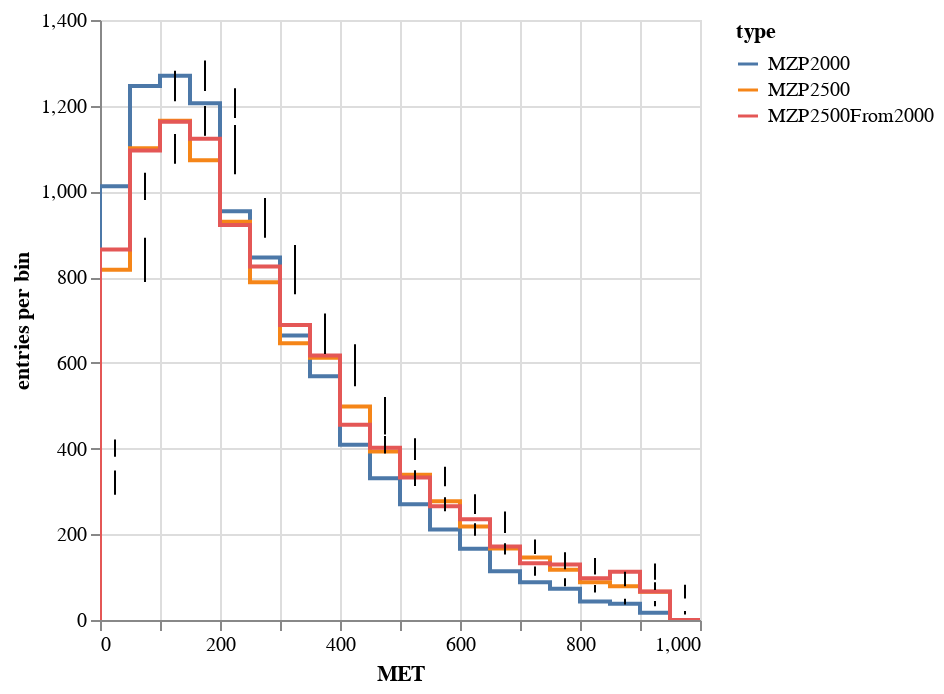

The notebook cell this image was saved under:
### Code cell
variable = 'TruthMET_met'
histogram = Hist(bin("MET", 20, 0, 1000), groupby('type'), weight="w")
histogram.fill(MET=arr_MZp2p0[variable]*0.001, type="MZP2000", w=np.ones(10000))
histogram.fill(MET=arr_MZp2p5[variable]*0.001, type="MZP2500", w=np.ones(10000))
histogram.fill(MET=arr_MZp2p0[variable]*0.001, w=weights_MZp2000to2500, type="MZP2500From2000")
histogram.overlay("type").step("MET", error=True)

### Figure 1 — Vega-Lite specification as saved in the notebook (floating-point values rounded to 4 significant figures)
{"$schema": "https://vega.github.io/schema/vega-lite/v2.json", "data": {"values": [{"a0": "MZP2000", "a1": 0, "a1c": 0, "a2": 0, "a3": 0}, {"a0": "MZP2000", "a1": 1e-07, "a1c": 25, "a2": 401, "a3": 20.02}, {"a0": "MZP2000", "a1": 50, "a1c": 75, "a2": 1012, "a3": 31.81}, {"a0": "MZP2000", "a1": 100, "a1c": 125, "a2": 1246, "a3": 35.3}, {"a0": "MZP2000", "a1": 150, "a1c": 175, "a2": 1270, "a3": 35.64}, {"a0": "MZP2000", "a1": 200, "a1c": 225, "a2": 1206, "a3": 34.73}, {"a0": "MZP2000", "a1": 250, "a1c": 275, "a2": 954, "a3": 30.89}, {"a0": "MZP2000", "a1": 300, "a1c": 325, "a2": 846, "a3": 29.09}, {"a0": "MZP2000", "a1": 350, "a1c": 375, "a2": 664, "a3": 25.77}, {"a0": "MZP2000", "a1": 400, "a1c": 425, "a2": 569, "a3": 23.85}, {"a0": "MZP2000", "a1": 450, "a1c": 475, "a2": 409, "a3": 20.22}, {"a0": "MZP2000", "a1": 500, "a1c": 525, "a2": 331, "a3": 18.19}, {"a0": "MZP2000", "a1": 550, "a1c": 575, "a2": 270, "a3": 16.43}, {"a0": "MZP2000", "a1": 600, "a1c": 625, "a2": 211, "a3": 14.53}, {"a0": "MZP2000", "a1": 650, "a1c": 675, "a2": 166, "a3": 12.88}, {"a0": "MZP2000", "a1": 700, "a1c": 725, "a2": 114, "a3": 10.68}, {"a0": "MZP2000", "a1": 750, "a1c": 775, "a2": 88, "a3": 9.381}, {"a0": "MZP2000", "a1": 800, "a1c": 825, "a2": 73, "a3": 8.544}, {"a0": "MZP2000", "a1": 850, "a1c": 875, "a2": 43, "a3": 6.557}, {"a0": "MZP2000", "a1": 900, "a1c": 925, "a2": 38, "a3": 6.164}, {"a0": "MZP2000", "a1": 950, "a1c": 975, "a2": 17, "a3": 4.123}, {"a0": "MZP2000", "a1": 1000, "a1c": 1000, "a2": 0, "a3": 0}, {"a0": "MZP2500", "a1": 0, "a1c": 0, "a2": 0, "a3": 0}, {"a0": "MZP2500", "a1": 1e-07, "a1c": 25, "a2": 310, "a3": 17.61}, {"a0": "MZP2500", "a1": 50, "a1c": 75, "a2": 817, "a3": 28.58}, {"a0": "MZP2500", "a1": 100, "a1c": 125, "a2": 1101, "a3": 33.18}, {"a0": "MZP2500", "a1": 150, "a1c": 175, "a2": 1165, "a3": 34.13}, {"a0": "MZP2500", "a1": 200, "a1c": 225, "a2": 1073, "a3": 32.76}, {"a0": "MZP2500", "a1": 250, "a1c": 275, "a2": 929, "a3": 30.48}, {"a0": "MZP2500", "a1": 300, "a1c": 325, "a2": 788, "a3": 28.07}, {"a0": "MZP2500", "a1": 350, "a1c": 375, "a2": 646, "a3": 25.42}, {"a0": "MZP2500", "a1": 400, "a1c": 425, "a2": 612, "a3": 24.74}, {"a0": "MZP2500", "a1": 450, "a1c": 475, "a2": 498, "a3": 22.32}, {"a0": "MZP2500", "a1": 500, "a1c": 525, "a2": 393, "a3": 19.82}, {"a0": "MZP2500", "a1": 550, "a1c": 575, "a2": 339, "a3": 18.41}, {"a0": "MZP2500", "a1": 600, "a1c": 625, "a2": 277, "a3": 16.64}, {"a0": "MZP2500", "a1": 650, "a1c": 675, "a2": 218, "a3": 14.76}, {"a0": "MZP2500", "a1": 700, "a1c": 725, "a2": 167, "a3": 12.92}, {"a0": "MZP2500", "a1": 750, "a1c": 775, "a2": 146, "a3": 12.08}, {"a0": "MZP2500", "a1": 800, "a1c": 825, "a2": 117, "a3": 10.82}, {"a0": "MZP2500", "a1": 850, "a1c": 875, "a2": 88, "a3": 9.381}, {"a0": "MZP2500", "a1": 900, "a1c": 925, "a2": 79, "a3": 8.888}, {"a0": "MZP2500", "a1": 950, "a1c": 975, "a2": 66, "a3": 8.124}, {"a0": "MZP2500", "a1": 1000, "a1c": 1000, "a2": 0, "a3": 0}, {"a0": "MZP2500From2000", "a1": 0, "a1c": 0, "a2": 0, "a3": 0}, {"a0": "MZP2500From2000", "a1": 1e-07, "a1c": 25, "a2": 332.4, "a3": 16.61}, {"a0": "MZP2500From2000", "a1": 50, "a1c": 75, "a2": 864.6, "a3": 27.19}, {"a0": "MZP2500From2000", "a1": 100, "a1c": 125, "a2": 1095.0, "a3": 31.04}, {"a0": "MZP2500From2000", "a1": 150, "a1c": 175, "a2": 1163.0, "a3": 32.65}, {"a0": "MZP2500From2000", "a1": 200, "a1c": 225, "a2": 1123.0, "a3": 32.34}, {"a0": "MZP2500From2000", "a1": 250, "a1c": 275, "a2": 921.5, "a3": 29.84}, {"a0": "MZP2500From2000", "a1": 300, "a1c": 325, "a2": 824.9, "a3": 28.4}, {"a0": "MZP2500From2000", "a1": 350, "a1c": 375, "a2": 688.5, "a3": 26.74}, {"a0": "MZP2500From2000", "a1": 400, "a1c": 425, "a2": 617.4, "a3": 25.89}, {"a0": "MZP2500From2000", "a1": 450, "a1c": 475, "a2": 455.5, "a3": 22.54}, {"a0": "MZP2500From2000", "a1": 500, "a1c": 525, "a2": 401.9, "a3": 22.11}, {"a0": "MZP2500From2000", "a1": 550, "a1c": 575, "a2": 332.4, "a3": 20.25}, {"a0": "MZP2500From2000", "a1": 600, "a1c": 625, "a2": 265.4, "a3": 18.29}, {"a0": "MZP2500From2000", "a1": 650, "a1c": 675, "a2": 234.9, "a3": 18.27}, {"a0": "MZP2500From2000", "a1": 700, "a1c": 725, "a2": 171.5, "a3": 16.07}, {"a0": "MZP2500From2000", "a1": 750, "a1c": 775, "a2": 132.6, "a3": 14.13}, {"a0": "MZP2500From2000", "a1": 800, "a1c": 825, "a2": 129.4, "a3": 15.17}, {"a0": "MZP2500From2000", "a1": 850, "a1c": 875, "a2": 97.57, "a3": 15.03}, {"a0": "MZP2500From2000", "a1": 900, "a1c": 925, "a2": 112.7, "a3": 18.93}, {"a0": "MZP2500From2000", "a1": 950, "a1c": 975, "a2": 66.36, "a3": 16.14}, {"a0": "MZP2500From2000", "a1": 1000, "a1c": 1000, "a2": 0, "a3": 0}]}, "layer": [{"encoding": {"color": {"field": "a0", "legend": {"title": "type"}, "scale": {"domain": ["MZP2000", "MZP2500", "MZP2500From2000"]}, "type": "nominal"}, "x": {"axis": {"title": "MET"}, "field": "a1", "scale": {"zero": false}, "type": "quantitative"}, "y": {"axis": {"title": "entries per bin"}, "field": "a2", "type": "quantitative"}}, "mark": {"clip": true, "interpolate": "step-before", "type": "line"}, "transform": []}, {"encoding": {"x": {"field": "a1c", "type": "quantitative"}, "y": {"field": "error-down", "type": "quantitative"}, "y2": {"field": "error-up", "type": "quantitative"}}, "mark": "rule", "transform": [{"as": "error-down", "calculate": "datum.a2 - datum.a3"}, {"as": "error-up", "calculate": "datum.a2 + datum.a3"}]}]}
